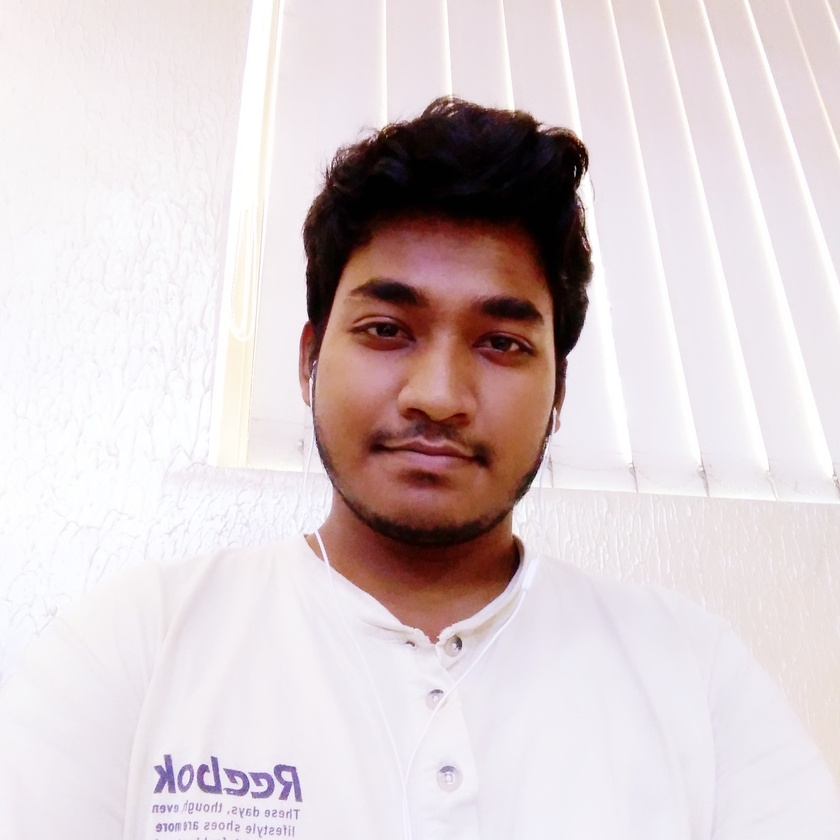
#> input picture saif.jpg, 840 x 840 px, shrunk from 1224 x 1224 before the run
$ python '1.Image read write.py'
#> lines starting #> are read from the running program, lines starting #| are printed output that depends on the picture
import cv2

#read file
img = cv2.imread('saif.jpg',0)# -1 for no change, 1 for color, 0 for gray scale
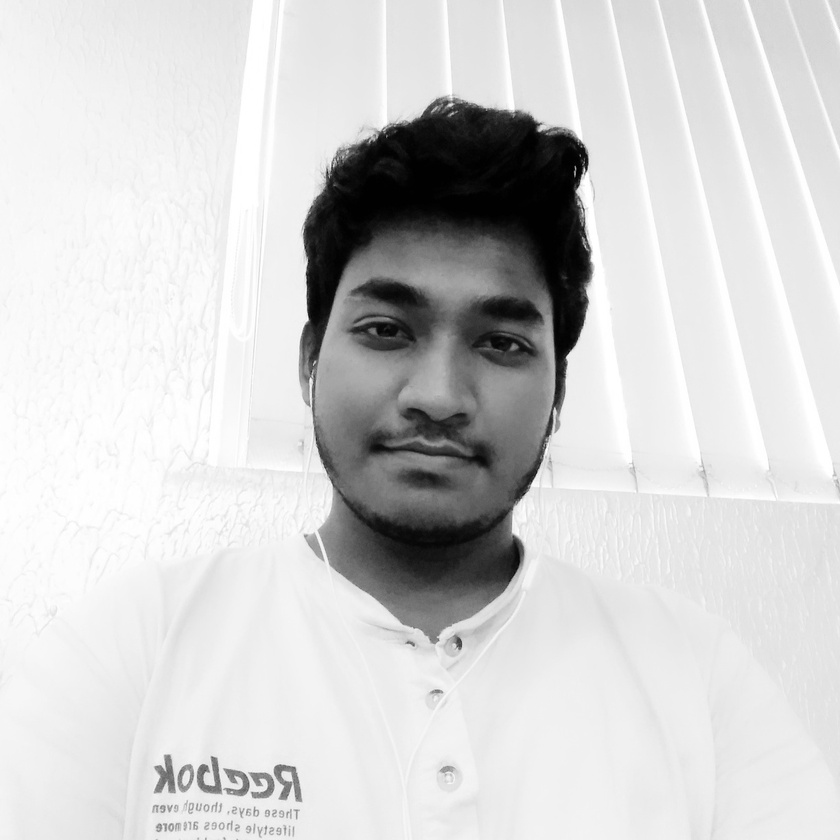
#> img: shape (840, 840); min 0, max 255, mean 209.6
print(img)
#> (printed output is left out)

cv2.imshow('image', img)#
k = cv2.waitKey(0) #delay
#> (key Esc is pressed here)
if k == 27: #press esc to quit
    cv2.destroyAllWindows()
elif k==ord('s'): #save and quit with press of s
    #write file
    cv2.imwrite('saifedited.jpg', img)
    cv2.destroyAllWindows()
